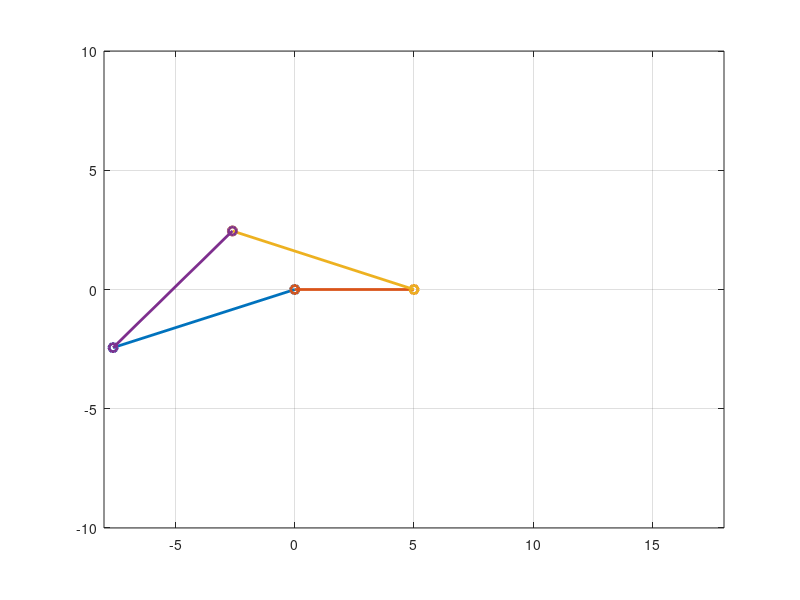

The MATLAB source for this figure:
clc
clearvars;

l1 = 5 ; 
l2 = 8 ; 
l3 = 7 ; 
l4 = 8;

for t = 0:0.01:2
    w2 = pi/6; w2 = rad2deg(w2);
    th2 = w2*t;
    A = sin(th2);
    B = cos(th2) - (l1/l2);
    C = -(l1/l4)*cos(th2) + [((l1)^2 + (l2)^2 + (l4)^2 - (l3)^2)/(2*l2*l4)];
    
    th41 = 2*atan([A-sqrt(A^2+B^2-C^2)]/(B+C));
    th42 = 2*atan([A+sqrt(A^2+B^2-C^2)]/(B+C));
    
    D = -(l1/l3)*cos(th2) + [((l1)^2 + (l2)^2 + (l3)^2 - (l4)^2)/(2*l2*l3)];
    
    th31 = 2*atan([A-sqrt(A^2+B^2-D^2)]/(B+D));
    th32 = 2*atan([A+sqrt(A^2+B^2-D^2)]/(B+D));
    
    Omega4 = (l2*sin(th2-th32)./l4*sin(th41-th32))*w2;
    Omega3 = (l2*sin(th2-th41)./l4*sin(th41-th32))*w2;
    
   
    plot([0 l2*cos(th2)],[0 l2*sin(th2)],'o-','linewidth',2); hold on
    plot([0 l1],[0 0],'o-','linewidth',2); hold on
    plot([l1 l1+l4*cos(th41)],[0 l4*sin(th41)],'o-','linewidth',2); hold on
    plot([l2*cos(th2) l2*cos(th2)+l3*cos(pi+th32)],[l2*sin(th2) l2*sin(th2)+l3*sin(pi+th32)],'o-','linewidth',2); hold off
    grid on
    axis(gca,'equal');
    axis([-8 18 -10 10])
    pause(0.1)
    drawnow
end
    